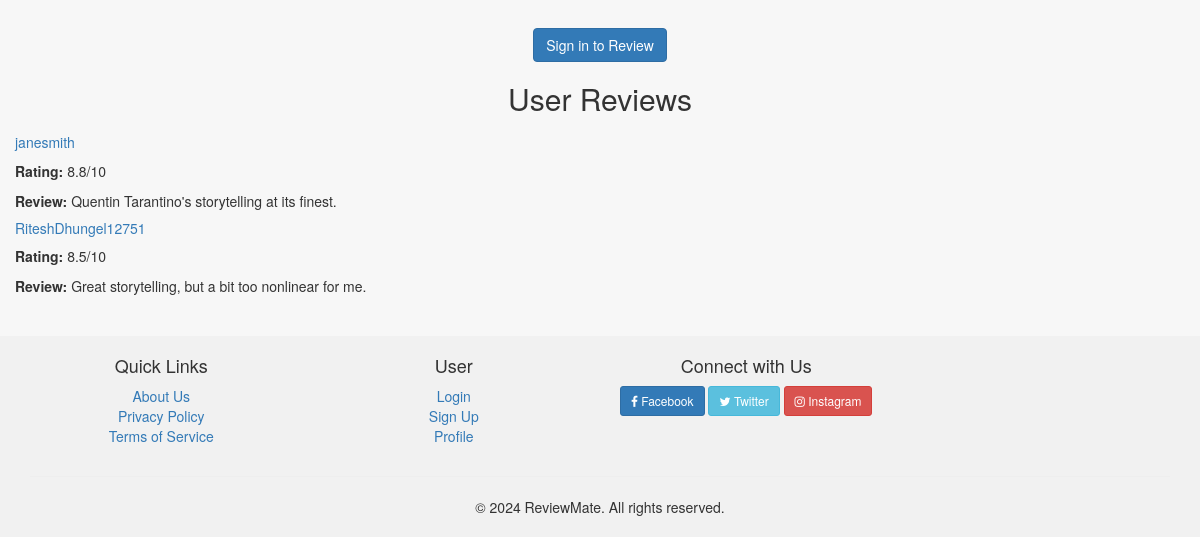
Page /movie/movie_details.php?movie_id=4 (lower part) on the earlier database version.
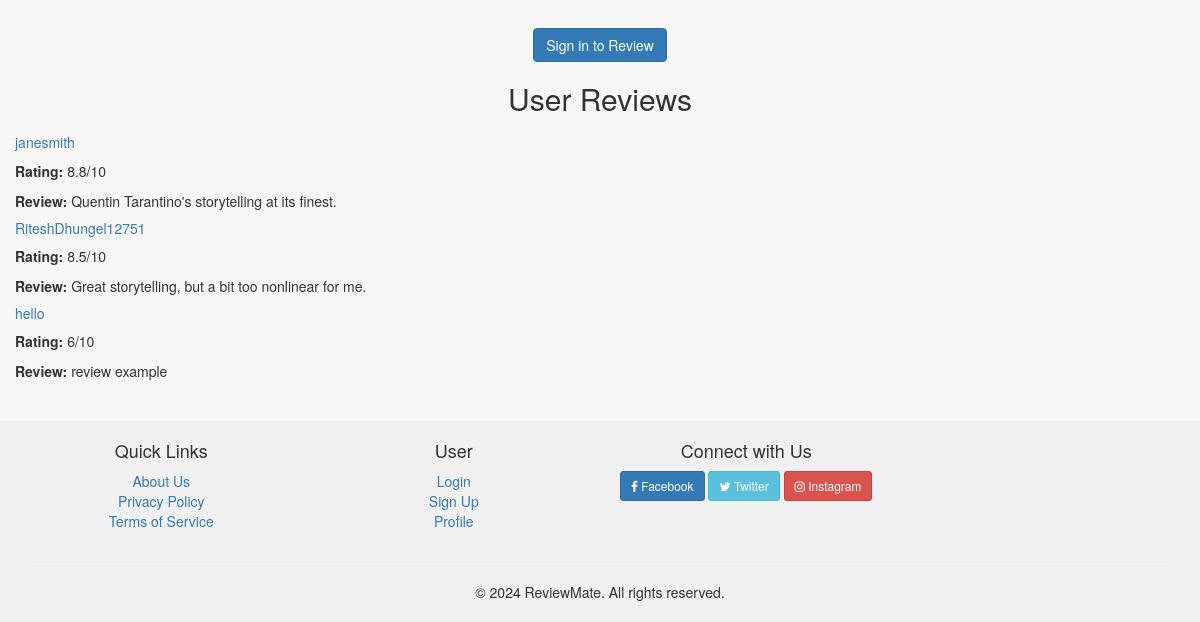
Same page on the later database version.
### tables this page shows
CREATE TABLE `reviews` (
  `review_id` int(11) NOT NULL,
  `user_id` int(11) DEFAULT NULL,
  `movie_id` int(11) DEFAULT NULL,
  `rating` float DEFAULT NULL,
  `review_text` text DEFAULT NULL,
  `review_date` timestamp NOT NULL DEFAULT current_timestamp()
);

CREATE TABLE `userlogin` (
  `id` int(11) NOT NULL,
  `username` varchar(50) NOT NULL,
  `password_hash` varchar(255) NOT NULL,
  `email` varchar(100) NOT NULL,
  `created_at` timestamp NOT NULL DEFAULT current_timestamp()
);

### movie/movie_details.php (the view, shortened to what this page needs)
<?php
include "../includes/db_connect.php";
include "../includes/header.php";
if (isset($_GET['movie_id']) && is_numeric($_GET['movie_id'])) {
    $movie_id = intval($_GET['movie_id']);
} else {
    echo "<p>Invalid movie ID.</p>";
    include "../includes/footer.php";
    exit();
}
$review_stmt = $conn->prepare("
    SELECT reviews.user_id, userlogin.username, reviews.rating, reviews.review_text
    FROM reviews
    INNER JOIN userlogin ON reviews.user_id = userlogin.id
    WHERE reviews.movie_id = ?
");
$review_stmt->bind_param("i", $movie_id);
$reviews = [];
if ($review_stmt->execute()) {
    $review_result = $review_stmt->get_result();
    if ($review_result->num_rows > 0) {
        while ($review = $review_result->fetch_assoc()) {
            $reviews[] = $review;
        }
    }
} else {
    echo "<p>Error fetching reviews: " . $review_stmt->error . "</p>";
}
?>
<main class="main-content">
    <div class="container my-5">
        <div class="card mb-5 movie-card">
            <?php if (isset($_SESSION['user_id'])): ?>
                <div class="mt-4 text-center">
                    <form action="/ReviewMate/auth/process/on_watchlist.php" method="post" class="inline-form d-inline-block">
                        <input type="hidden" name="movie_id" value="<?php echo htmlspecialchars($movie_id); ?>">
                        <button type="submit" class="btn btn-primary mx-2">Add to Watchlist</button>
                    </form>
                    <div class="mt-3">
                        <h3 class="text-center">Leave a Review</h3>
                        <form action="/ReviewMate/auth/process/on_review.php" method="post" class="p-4 border rounded shadow-sm">
                            <input type="hidden" name="movie_id" value="<?php echo htmlspecialchars($movie_id); ?>">
                            <div class="form-group mb-4">
                                <label for="rating" class="form-label">Rating:</label>
                                <input type="range" id="rating" name="rating" min="1" max="10" class="form-control-range w-100" oninput="this.nextElementSibling.value = this.value">
                                <output>5</output>
                            </div>
                            <div class="form-group mb-4">
                                <label for="review_text" class="form-label">Review:</label>
                                <textarea id="review_text" name="review_text" class="form-control" rows="4" required></textarea>
                            </div>
                            <button type="submit" class="btn btn-info">Submit Review</button>
                        </form>
                    </div>
                    <form action="/ReviewMate/auth/process/on_mark_watched.php" method="post" class="inline-form d-inline-block">
                        <input type="hidden" name="movie_id" value="<?php echo htmlspecialchars($movie_id); ?>">
                        <button type="submit" class="btn btn-success mx-2">Mark Watched</button>
                    </form>
                </div>
            <?php else: ?>
                <div class="mt-4 text-center">
                    <a href="/ReviewMate/auth/page/login.php" class="btn btn-primary">Sign in to Review</a>
                </div>
            <?php endif; ?>
            <div class="mt-5">
                <h2 class="text-center mb-4">User Reviews</h2>
                <?php if (!empty($reviews)): ?>
                    <div class="row">
                        <?php foreach ($reviews as $review): ?>
                            <div class="col-12 mb-3">
                                <div class="card h-100 shadow-sm p-3">
                                    <div class="card-body">
                                        <h5 class="card-title text-primary"><?php echo htmlspecialchars($review['username']); ?></h5>
                                        <p class="card-text"><strong>Rating:</strong> <?php echo htmlspecialchars($review['rating']); ?>/10</p>
                                        <p class="card-text"><strong>Review:</strong> <?php echo nl2br(htmlspecialchars($review['review_text'], ENT_QUOTES, 'UTF-8')); ?></p>
                                        </div>
                                </div>
                            </div>
                        <?php endforeach; ?>
                    </div>
                <?php else: ?>
                    <p class="text-center">No reviews yet. Be the first to review this movie!</p>
                <?php endif; ?>
            </div>
        </div>
    </div>
</main>
<?php include "../includes/footer.php"; ?>

Differences in the rows shown:
added reviews: user.username "hello", rating "6", review_text "review example"
